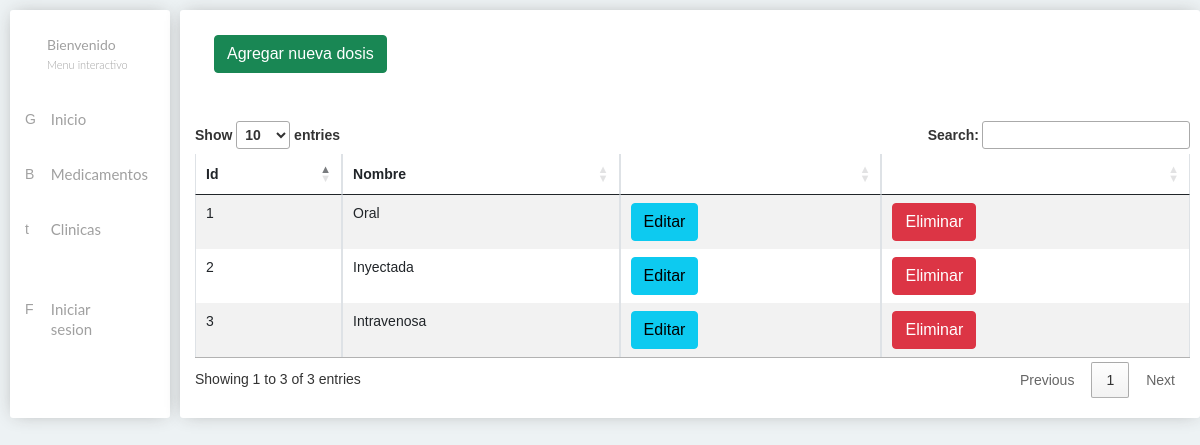
The page /vistas/mostrarDosis.php on the database its author committed.
### tables this page shows
CREATE TABLE dosis
(
	idDosis int not null primary key AUTO_INCREMENT,
    nombreDosis varchar(20)
);

### vistas/mostrarDosis.php (the view, shortened to what this page needs)
<?php
    $conn = conectar();
    $consultaClinicas="SELECT * FROM  dosis";
    $cantidadClinicas=mysqli_query($conn, $consultaClinicas);
?>
<!DOCTYPE html>
<html lang="es" dir="ltr">
  <head>
    <link href="https://cdn.jsdelivr.net/npm/bootstrap@5.0.2/dist/css/bootstrap.min.css" rel="stylesheet">
    <link rel="stylesheet" href="//cdn.datatables.net/1.13.1/css/jquery.dataTables.min.css">
    <link rel="stylesheet" href="../css/modal.css">
    <link rel="stylesheet" href="../css/style.css">
  </head>
  <body>
    <section class="content">
      <div class="pagecontain">
        <div class="div-block-6">
          <?php include( "../includes/menu.php"); ?>
          <div class="contenido div-block-7 w-clearfix">
            <div class="row">
              <div class="col mb-5">
                <a class="agregar btn btn-success" href="#">Agregar nueva dosis</a>
              </div>
            </div>
            <table id="tablaClinicas" class="table table-striped table-bordered">
            <thead>
              <tr>
                <th>Id</th>
                <th>Nombre</th>
                <th></th>
                <th></th>
              </tr>
            </thead>
            <tbody>
              <?php
              while($filasClinicas = mysqli_fetch_array($cantidadClinicas))
                {
                ?>
                    <tr>
                        <td><?php echo $filasClinicas['idDosis']?></td>
                        <td><?php echo $filasClinicas['nombreDosis']?></td>
                        <?php
                          if(0==0){
                            ?>
                        <td><a href="editarDosis.php?idDosis=<?php echo $filasClinicas['idDosis'] ?>" class="btn btn-info">Editar</a></td>
                        <td><a href="../includes/eliminarDosis.php?idDosis=<?php echo $filasClinicas['idDosis'] ?>" class="btn btn-danger">Eliminar</a></td>
                        <?php
                      }
                      else {
                        ?>
                          <td></td>
                          <td></td>
                        <?php
                      }
                     ?>
                    </tr>
                <?php
                }
                ?>
            </tbody>
          </table>
          </div>
        </div>
      </div>
    </section>
  </body>
</html>

### css/style.css (style rules this page uses)
.contenido { background-color: white; padding: 25px 10px 20px 10px; margin-left:10px; border-radius: 3px; box-shadow: 0 0 17px -5px hsl(0deg 0% 63% / 95%); }
html { font-family:sans-serif;-ms-text-size-adjust:100%;-webkit-text-size-adjust:100% }
body { margin:0 }
article,aside,details,figcaption,figure,footer,header,hgroup,main,menu,nav,section,summary { display:block }
a { background-color:transparent }
table { border-collapse:collapse;border-spacing:0 }
td,th { padding:0 }
* { -webkit-box-sizing:border-box;-moz-box-sizing:border-box;box-sizing:border-box }
html { height:100% }
body { background-color:#edf2f4; margin:0;min-height:100%;font-family:Arial,sans-serif;font-size:14px;line-height:20px;color:#333 }
.w-clearfix:before,.w-clearfix:after { content:" ";display:table }
.w-clearfix:after { clear:both }
.pagecontain { position: relative; display: block; max-width: 1200px; margin-right: auto; margin-left: auto; padding-top: 10px; }
.row { padding-right: 19px; padding-left: 19px; }
.div-block-6 { display: -webkit-box; display: -webkit-flex; display: -ms-flexbox; display: flex; }
.div-block-7 { width: 72%; padding-bottom: 20px; padding-left: 15px; -webkit-box-flex: 1; -webkit-flex: 1; -ms-flex: 1; flex: 1; }

### rows shown on the page
dosis: idDosis "1", nombreDosis "Oral"
dosis: idDosis "2", nombreDosis "Inyectada"
dosis: idDosis "3", nombreDosis "Intravenosa"
